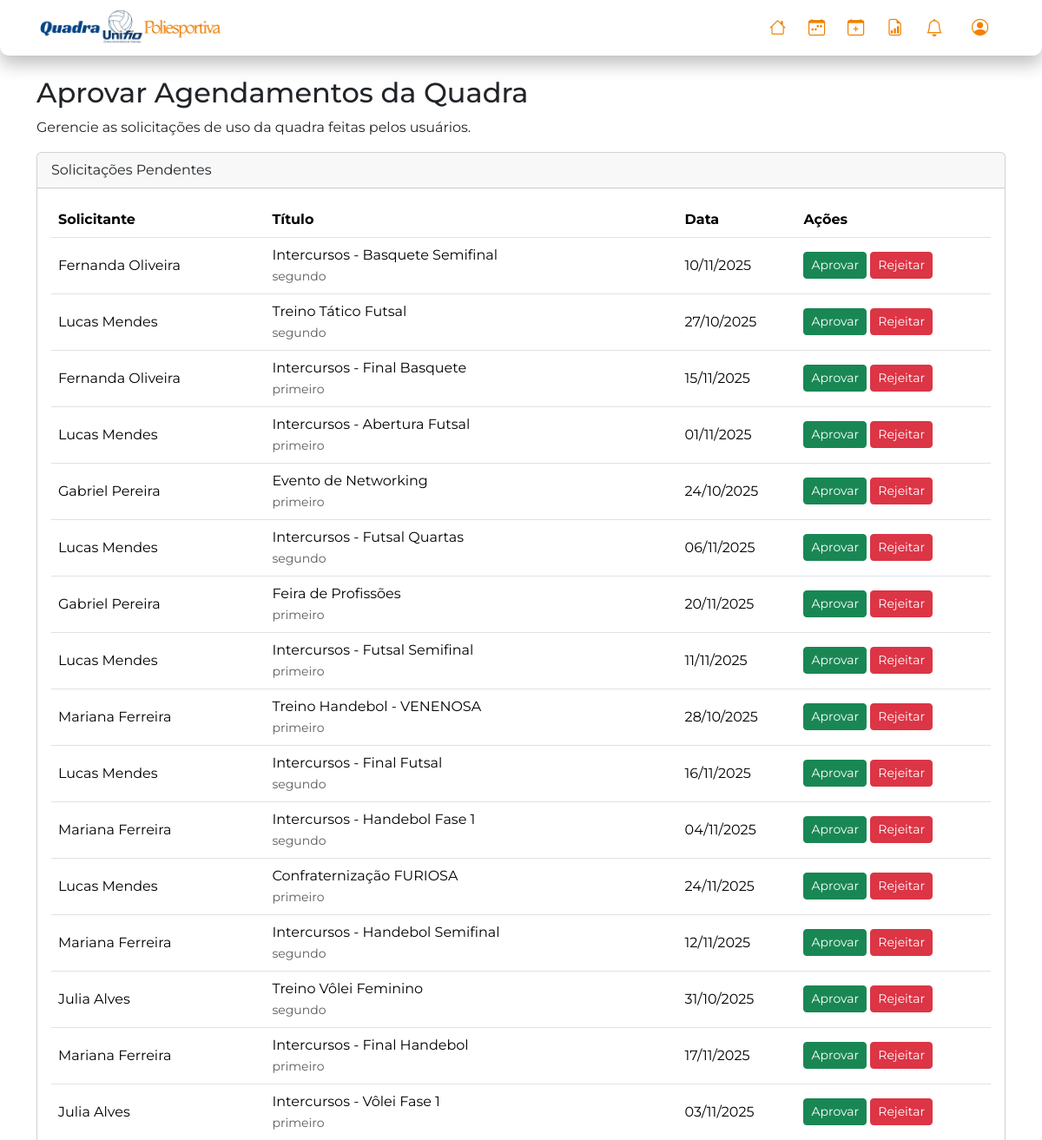
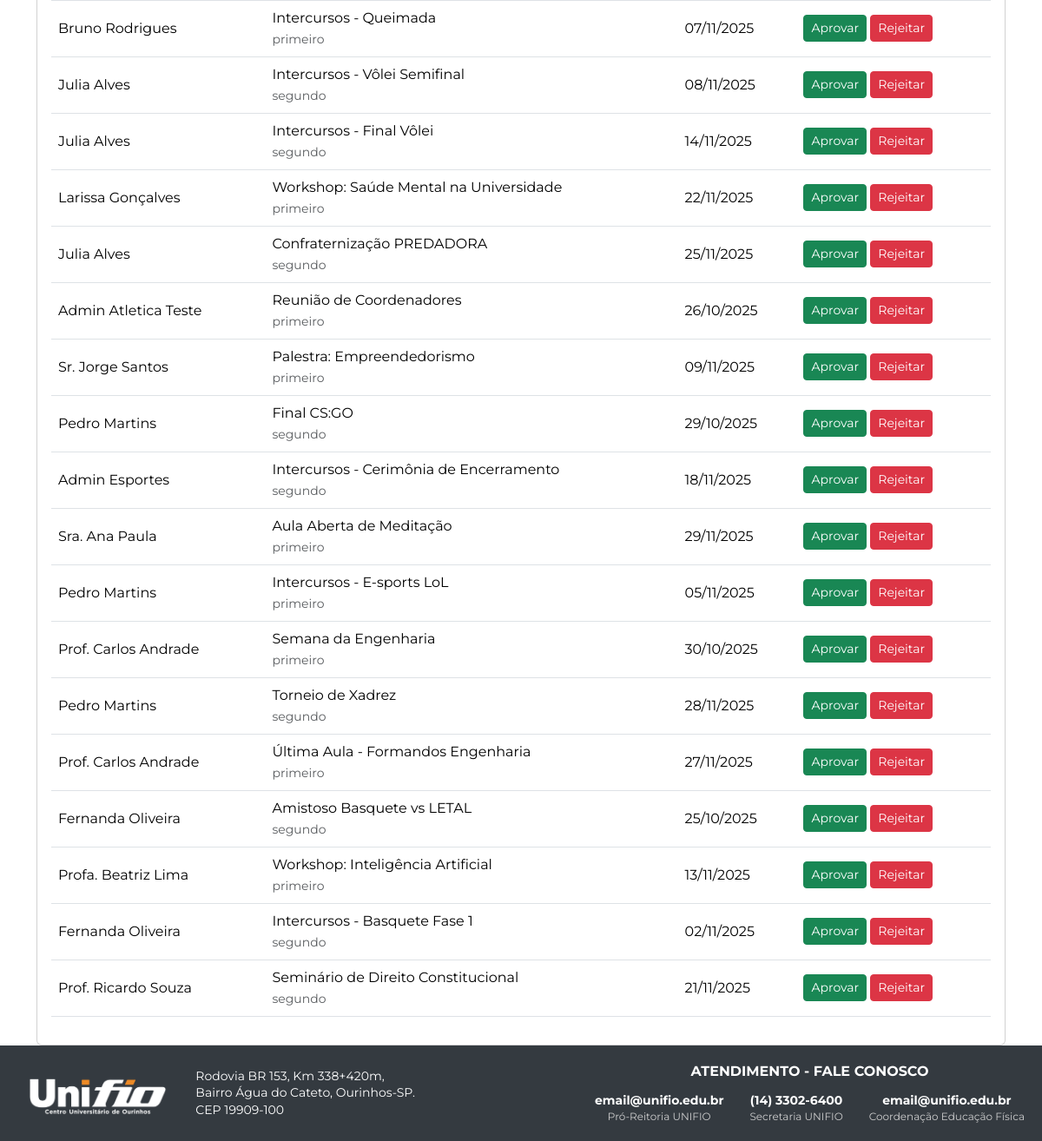
/superadmin/agendamentos (signed in), run on the app's committed database (2 pictures, top to bottom).
### tables this page shows
CREATE TABLE `agendamentos` (
  `id` int NOT NULL,
  `usuario_id` int NOT NULL,
  `titulo` varchar(255) NOT NULL,
  `tipo_agendamento` enum('esportivo','nao_esportivo') NOT NULL,
  `esporte_tipo` varchar(100) DEFAULT NULL,
  `data_agendamento` date NOT NULL,
  `periodo` enum('primeiro','segundo') NOT NULL COMMENT 'primeiro: 19:15-20:55, segundo: 21:10-22:50',
  `descricao` text,
  `status` enum('aprovado','pendente','rejeitado','cancelado','finalizado') NOT NULL DEFAULT 'pendente',
  `motivo_rejeicao` text,
  `data_solicitacao` timestamp NOT NULL DEFAULT CURRENT_TIMESTAMP,
  `atletica_confirmada` tinyint(1) NOT NULL DEFAULT '0',
  `atletica_id_confirmada` int DEFAULT NULL,
  `quantidade_atletica` int DEFAULT '0',
  `quantidade_pessoas` int DEFAULT '0',
  `subtipo_evento` varchar(100) DEFAULT NULL COMMENT 'treino/campeonato para esportivos, palestra/workshop/formatura para nao_esportivos',
  `responsavel_evento` varchar(255) NOT NULL DEFAULT '',
  `possui_materiais` tinyint(1) DEFAULT NULL COMMENT '1=sim, 0=não',
  `materiais_necessarios` text,
  `responsabiliza_devolucao` tinyint(1) DEFAULT NULL,
  `lista_participantes` text,
  `arquivo_participantes` varchar(255) DEFAULT NULL,
  `arbitro_partida` varchar(255) DEFAULT NULL,
  `estimativa_participantes` int DEFAULT NULL,
  `evento_aberto_publico` tinyint(1) DEFAULT NULL COMMENT '1=sim, 0=não',
  `descricao_publico_alvo` text,
  `infraestrutura_adicional` text,
  `observacoes` text
);

CREATE TABLE `usuarios` (
  `id` int NOT NULL,
  `nome` varchar(255) NOT NULL,
  `email` varchar(255) NOT NULL,
  `senha` varchar(255) NOT NULL,
  `ra` varchar(20) DEFAULT NULL,
  `data_nascimento` date DEFAULT NULL,
  `telefone` varchar(20) DEFAULT NULL,
  `curso_id` int DEFAULT NULL,
  `role` enum('usuario','admin','superadmin') NOT NULL DEFAULT 'usuario',
  `atletica_id` int DEFAULT NULL,
  `tipo_usuario_detalhado` enum('Membro das Atleticas','Professor','Aluno','Comunidade Externa') DEFAULT NULL,
  `is_coordenador` tinyint(1) NOT NULL DEFAULT '0',
  `atletica_join_status` enum('none','pendente','aprovado') NOT NULL DEFAULT 'none',
  `login_code` varchar(6) DEFAULT NULL,
  `login_code_expires` datetime DEFAULT NULL,
  `reset_token` varchar(255) DEFAULT NULL,
  `reset_token_expires` datetime DEFAULT NULL  
);

### src/Controller/SuperAdminController.php (called while the page is built, shortened)
<?php
class SuperAdminController extends BaseController
{
    public function gerenciarAgendamentos()
    {
        $agendamentoRepo = $this->repository('AgendamentoRepository');
        $pendentes = $agendamentoRepo->findPendingAgendamentos();
        view('super_admin/gerenciar-agendamentos', [
            'title' => 'Gerenciar Agendamentos',
            'pendentes' => $pendentes
        ]);
    }
}

### public/index.php (called while the page is built, shortened)
<?php
$url = $_GET['url'] ?? '/';
if ($url !== '/') {
    $url = '/' . rtrim($url, '/');
}
$method = $_SERVER['REQUEST_METHOD'];
try {
    Application\Core\Router::dispatch($url, $method);
} catch (Exception $e) {
    $isAjax = !empty($_SERVER['HTTP_X_REQUESTED_WITH']) &&
              strtolower($_SERVER['HTTP_X_REQUESTED_WITH']) == 'xmlhttprequest';
    $isJsonEndpoint = strpos($url, '/agendamento/detalhes') !== false;
    if ($isAjax || $isJsonEndpoint) {
        if (ob_get_level() > 0) ob_end_clean();
        header('Content-Type: application/json');
        http_response_code(500);
        echo json_encode([
            'error' => 'Erro no servidor',
            'message' => $e->getMessage(),
            'file' => basename($e->getFile()),
            'line' => $e->getLine(),
            'trace' => explode("\n", $e->getTraceAsString())
        ]);
    } else {
        if (ob_get_level() > 0) ob_end_clean();
        http_response_code(500);
        echo "<h1>Erro na Aplicação</h1>";
        echo "<p>Ocorreu um erro inesperado. Detalhes:</p>";
        echo "<pre>" . htmlspecialchars($e->getMessage()) . "</pre>";
    }
}

### src/Controller/BaseController.php (called while the page is built, shortened)
<?php
abstract class BaseController
{
    protected function repository(string $repositoryName)
    {
        $className = "Application\\Repository\\" . $repositoryName;
        return new $className();
    }
}

### src/Core/Connection.php (called while the page is built, shortened)
<?php
class Connection
{
    private static ?PDO $instance = null;
    public static function getInstance(): PDO
    {
        if (self::$instance === null) {
            $host = 'db';
            $dbname = 'application';
            $username = 'appuser';
            $password = 'apppass';
            $charset = 'utf8mb4';
            $dsn = "mysql:host={$host};dbname={$dbname};charset={$charset}";
            $options = [
                PDO::ATTR_ERRMODE            => PDO::ERRMODE_EXCEPTION,
                PDO::ATTR_DEFAULT_FETCH_MODE => PDO::FETCH_ASSOC,
                PDO::ATTR_EMULATE_PREPARES   => false,
            ];
            try {
                self::$instance = new PDO($dsn, $username, $password, $options);
            } catch (PDOException $e) {
                die('Erro de conexão com o banco de dados: ' . $e->getMessage());
            }
        }
        return self::$instance;
    }
}

### src/Repository/AgendamentoRepository.php (called while the page is built, shortened)
<?php
class AgendamentoRepository
{
    private $pdo;
    public function __construct()
    {
        $this->pdo = Connection::getInstance();
    }
    public function findPendingAgendamentos(): array
    {
        $sql = "SELECT a.id, a.titulo, a.data_agendamento, a.periodo, u.nome as solicitante
                FROM agendamentos a
                JOIN usuarios u ON a.usuario_id = u.id
                WHERE a.status = 'pendente'
                ORDER BY a.data_solicitacao ASC";
        $stmt = $this->pdo->query($sql);
        return $stmt->fetchAll();
    }
}

### views/super_admin/gerenciar-agendamentos.view.php (the view, shortened to what this page needs)
<h2>Aprovar Agendamentos da Quadra</h2>
<p>Gerencie as solicitações de uso da quadra feitas pelos usuários.</p>
<div class="card">
    <div class="card-header">Solicitações Pendentes</div>
    <div class="card-body">
        <div class="table-responsive">
            <table class="table table-hover align-middle">
                <thead>
                <tr>
                    <th>Solicitante</th>
                    <th>Título</th>
                    <th>Data</th>
                    <th>Ações</th>
                </tr>
                </thead>
                <tbody>
                <?php if (empty($pendentes)): ?>
                    <tr><td colspan="4" class="text-center">Nenhuma solicitação pendente.</td></tr>
                <?php else: ?>
                    <?php foreach ($pendentes as $req): ?>
                        <tr>
                            <td><?php echo htmlspecialchars($req['solicitante']); ?></td>
                            <td><?php echo htmlspecialchars($req['titulo']); ?><br><small class="text-muted"><?php echo htmlspecialchars($req['periodo']); ?></small></td>
                            <td><?php echo date('d/m/Y', strtotime($req['data_agendamento'])); ?></td>
                            <td>
                                <form method="post" action="/superadmin/agendamentos/aprovar" class="d-inline">
                                    <button type="submit" class="btn btn-sm btn-success">Aprovar</button>
                                </form>
                                <button type="button" class="btn btn-sm btn-danger" data-bs-toggle="modal" data-bs-target="#rejectModal" data-id="<?php echo $req['id']; ?>" data-titulo="<?php echo htmlspecialchars($req['titulo']); ?>">
                                    Rejeitar
                                </button>
                            </td>
                        </tr>
                    <?php endforeach; ?>
                <?php endif; ?>
                </tbody>
            </table>
        </div>
    </div>
</div>

### public/css/default.css (style rules this page uses)
body { font-family: 'Montserrat', Arial, sans-serif; min-height: 100vh; }
body.d-flex { min-height: 120vh; }
:root { --blue-color: #0900FF; --textcolor-blue: #004386; --orange-color: #F28100; --background-color: #ffffff; --text-color: #333333; --gradient-color-login: linear-gradient(90deg,rgba(9, 0, 255, 1) 0%, rgba(0, 0, 0, 1) 50%, rgba(242, 129, 0, 1) 100%); --gradient-color-text: linear-gradient(90deg,rgba(9, 0, 255, 1) 0%, rgba(242, 129, 0, 1) 100%); }

### data on the page
agendamentos: usuario.nome "Fernanda Oliveira", titulo "Intercursos - Basquete Semifinal", periodo "segundo", data_agendamento "10/11/2025"
agendamentos: usuario.nome "Lucas Mendes", titulo "Treino Tático Futsal", periodo "segundo", data_agendamento "27/10/2025"
agendamentos: usuario.nome "Fernanda Oliveira", titulo "Intercursos - Final Basquete", periodo "primeiro", data_agendamento "15/11/2025"
agendamentos: usuario.nome "Lucas Mendes", titulo "Intercursos - Abertura Futsal", periodo "primeiro", data_agendamento "01/11/2025"
agendamentos: usuario.nome "Gabriel Pereira", titulo "Evento de Networking", periodo "primeiro", data_agendamento "24/10/2025"
agendamentos: usuario.nome "Lucas Mendes", titulo "Intercursos - Futsal Quartas", periodo "segundo", data_agendamento "06/11/2025"
agendamentos: usuario.nome "Gabriel Pereira", titulo "Feira de Profissões", periodo "primeiro", data_agendamento "20/11/2025"
agendamentos: usuario.nome "Lucas Mendes", titulo "Intercursos - Futsal Semifinal", periodo "primeiro", data_agendamento "11/11/2025"
agendamentos: usuario.nome "Mariana Ferreira", titulo "Treino Handebol - VENENOSA", periodo "primeiro", data_agendamento "28/10/2025"
agendamentos: usuario.nome "Lucas Mendes", titulo "Intercursos - Final Futsal", periodo "segundo", data_agendamento "16/11/2025"
agendamentos: usuario.nome "Mariana Ferreira", titulo "Intercursos - Handebol Fase 1", periodo "segundo", data_agendamento "04/11/2025"
agendamentos: usuario.nome "Lucas Mendes", titulo "Confraternização FURIOSA", periodo "primeiro", data_agendamento "24/11/2025"
agendamentos: usuario.nome "Mariana Ferreira", titulo "Intercursos - Handebol Semifinal", periodo "segundo", data_agendamento "12/11/2025"
agendamentos: usuario.nome "Julia Alves", titulo "Treino Vôlei Feminino", periodo "segundo", data_agendamento "31/10/2025"
agendamentos: usuario.nome "Mariana Ferreira", titulo "Intercursos - Final Handebol", periodo "primeiro", data_agendamento "17/11/2025"
agendamentos: usuario.nome "Julia Alves", titulo "Intercursos - Vôlei Fase 1", periodo "primeiro", data_agendamento "03/11/2025"
agendamentos: usuario.nome "Bruno Rodrigues", titulo "Intercursos - Queimada", periodo "primeiro", data_agendamento "07/11/2025"
agendamentos: usuario.nome "Julia Alves", titulo "Intercursos - Vôlei Semifinal", periodo "segundo", data_agendamento "08/11/2025"
agendamentos: usuario.nome "Julia Alves", titulo "Intercursos - Final Vôlei", periodo "segundo", data_agendamento "14/11/2025"
agendamentos: usuario.nome "Larissa Gonçalves", titulo "Workshop: Saúde Mental na Universidade", periodo "primeiro", data_agendamento "22/11/2025"
agendamentos: usuario.nome "Julia Alves", titulo "Confraternização PREDADORA", periodo "segundo", data_agendamento "25/11/2025"
agendamentos: usuario.nome "Admin Atletica Teste", titulo "Reunião de Coordenadores", periodo "primeiro", data_agendamento "26/10/2025"
agendamentos: usuario.nome "Sr. Jorge Santos", titulo "Palestra: Empreendedorismo", periodo "primeiro", data_agendamento "09/11/2025"
agendamentos: usuario.nome "Pedro Martins", titulo "Final CS:GO", periodo "segundo", data_agendamento "29/10/2025"
agendamentos: usuario.nome "Admin Esportes", titulo "Intercursos - Cerimônia de Encerramento", periodo "segundo", data_agendamento "18/11/2025"
agendamentos: usuario.nome "Sra. Ana Paula", titulo "Aula Aberta de Meditação", periodo "primeiro", data_agendamento "29/11/2025"
agendamentos: usuario.nome "Pedro Martins", titulo "Intercursos - E-sports LoL", periodo "primeiro", data_agendamento "05/11/2025"
agendamentos: usuario.nome "Prof. Carlos Andrade", titulo "Semana da Engenharia", periodo "primeiro", data_agendamento "30/10/2025"
agendamentos: usuario.nome "Pedro Martins", titulo "Torneio de Xadrez", periodo "segundo", data_agendamento "28/11/2025"
agendamentos: usuario.nome "Prof. Carlos Andrade", titulo "Última Aula - Formandos Engenharia", periodo "primeiro", data_agendamento "27/11/2025"
agendamentos: usuario.nome "Fernanda Oliveira", titulo "Amistoso Basquete vs LETAL", periodo "segundo", data_agendamento "25/10/2025"
agendamentos: usuario.nome "Profa. Beatriz Lima", titulo "Workshop: Inteligência Artificial", periodo "primeiro", data_agendamento "13/11/2025"
agendamentos: usuario.nome "Fernanda Oliveira", titulo "Intercursos - Basquete Fase 1", periodo "segundo", data_agendamento "02/11/2025"
agendamentos: usuario.nome "Prof. Ricardo Souza", titulo "Seminário de Direito Constitucional", periodo "segundo", data_agendamento "21/11/2025"
